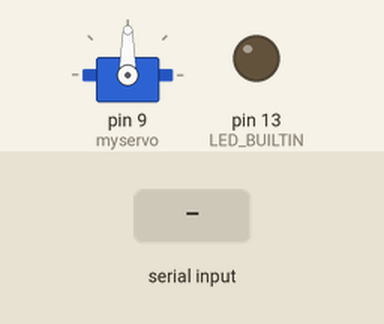
Simulated run of this sketch. Board: Arduino Uno, built with avr-gcc and run on an emulated ATmega328P. Shown: servo, output pins drawn as LEDs (lit = HIGH). Inputs (shaded band) come from the test bench.

Above: at 1.2 s.
1.3 s: "30,150\n" received over Serial
At 1.8 s:
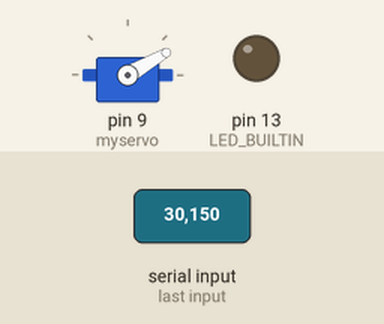
2.8 s: "5\n" received over Serial
At 4.0 s:
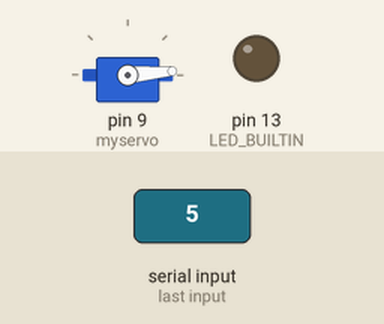
4.3 s: "200\n" received over Serial
At 5.3 s:
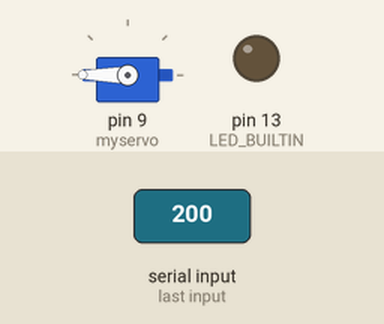
5.8 s: "90,45\n" received over Serial
At 6.5 s:
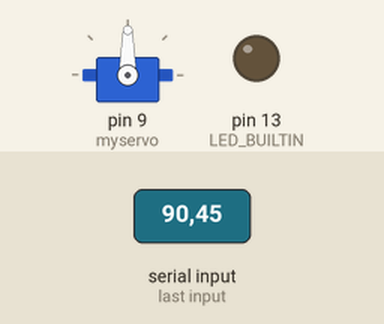
7.3 s: "90,45\n" received over Serial
At 7.6 s:
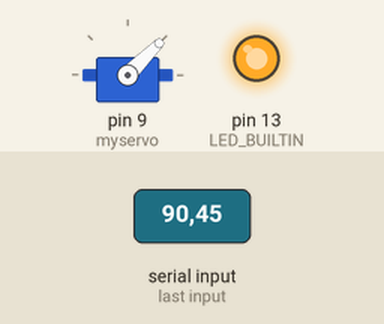
8.8 s: "90\n" received over Serial
At 10.0 s:
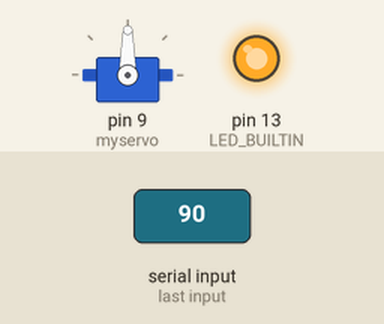
Timing chart, 0 to 11.3 s (numbered marks = the images above; inputs shaded):
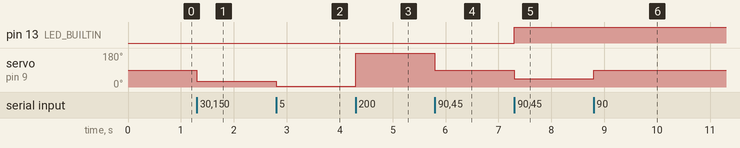

The sketch:

pose_control_servo_continuous.ino
```cpp
#include <Servo.h>
String InBytes;
int BytesToInt;
int x = 0;
int toggle = 0;
Servo myservo;


void setup() {
  myservo.attach(9);
  Serial.begin(115200);
  Serial.setTimeout(1);
  pinMode(LED_BUILTIN, OUTPUT);
  myservo.write(90);
}

void loop() {

  if (Serial.available() > 0){
    x++;
    InBytes = Serial.readStringUntil('\n');
    BytesToInt = InBytes.toInt();
    myservo.write(BytesToInt);


    if (x > 5){
      digitalWrite(LED_BUILTIN, !digitalRead(LED_BUILTIN));
      x = 0;
    }

  }
}
```

Measured:
- after the input at 1.3 s, servo on pin 9 (myservo): 90° → 30° at once
- after the input at 2.8 s, servo on pin 9 (myservo): 30° → 5° at once
- after the input at 4.3 s, servo on pin 9 (myservo): 5° → 180° at once
- after the input at 5.8 s, servo on pin 9 (myservo): 180° → 90° at once
- after the input at 7.3 s, pin 13 (LED_BUILTIN): LOW → HIGH at once; servo on pin 9 (myservo): 90° → 45° at once
- after the input at 8.8 s, servo on pin 9 (myservo): 45° → 90° at once
